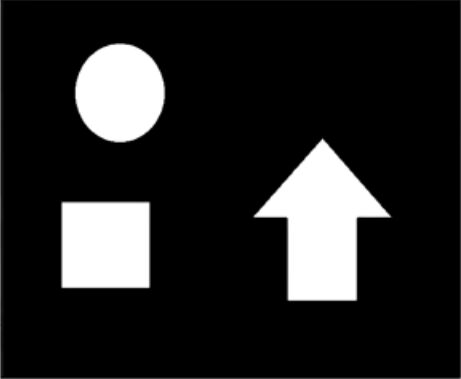
#> input picture OpenCv/其他内容/img.jpg, 461 x 379 px
$ jupyter execute '04 图像轮廓.ipynb'   (older library calls are emulated)
#> lines starting #> are read from the running program, lines starting #| are printed output that depends on the picture; after the words box and inside, x2 and y2 are one past the last pixel; in counts of white or black regions, pixels touching at a corner belong together
[cell 1]
#图像轮廓要处理的是二值图（黑白图）
#对象是白色的 背景是黑色的
import cv2
import numpy as np
import copy

[cell 2]
img=cv2.imread('img.jpg')
#> img is the input picture: shape (379, 461, 3); min 0, max 255, mean 38.1
gray=cv2.cvtColor(img,cv2.COLOR_BGR2GRAY)
ret,binary=cv2.threshold(gray,127,255,cv2.THRESH_BINARY)
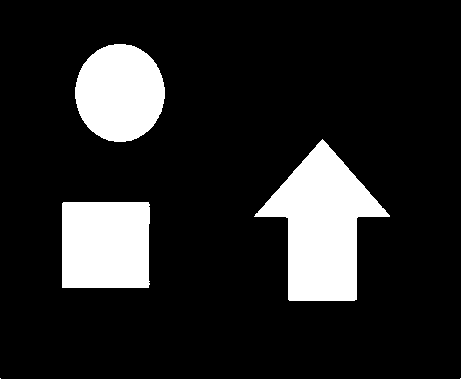
#> binary: shape (379, 461); 14.6% white; 5 white regions (2 under 20 px)
image,contours,hierarchy=cv2.findContours(binary,cv2.RETR_TREE,cv2.CHAIN_APPROX_SIMPLE)
#> contours = 5 contours, 2 with area under 20; largest, box (x1, y1, x2, y2) and area: (254, 139, 390, 301) 10960, (62, 202, 150, 288) 7332, (75, 44, 165, 142) 6769
co=img.copy()
r=cv2.drawContours(co,contours,-1,(0,0,255),1)
cv2.imshow('src',img)
cv2.imshow('dst',r)
cv2.waitKey(0)
cv2.destroyAllWindows()

[cell 3]
img=cv2.imread('img.jpg')
cv2.imshow('img',img)
gary=cv2.cvtColor(img,cv2.COLOR_BGR2GRAY)
r,b=cv2.threshold(gary,127,255,cv2.THRESH_BINARY)
image,contours,hierarchy=cv2.findContours(b,
                                         cv2.RETR_EXTERNAL,
                                         cv2.CHAIN_APPROX_SIMPLE)
n=len(contours)
#> n = 5
print(n)
#| 5
contoursimg=[]
for i in range(n):
    temp=np.zeros(img.shape,np.uint8)
    contoursimg.append(temp)
    contoursimg[i]=cv2.drawContours(
            contoursimg[i],contours,i,(255,255,255),5)
    cv2.imshow('contours['+str(i)+']',contoursimg[i])
#> this loop made 5 passes
#> pass 1, `cv2.imshow('contours['+str(i)+']',contoursimg[i])`:
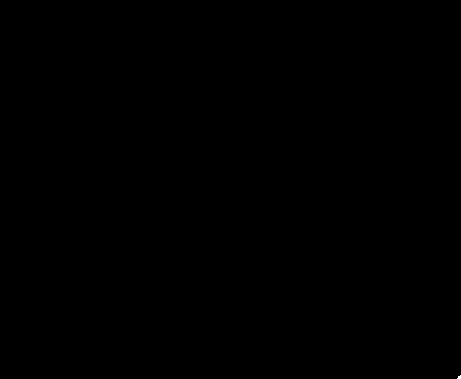
#> window 'contours[0]': shape (379, 461, 3); 0.01% white; 1 white region (1 under 20 px)
#> after the loop, contoursimg = 5 items
cv2.waitKey(0)
cv2.destroyAllWindows()

[cell 4]
#图像轮廓  针对的是二值图（黑白图） 对象是白色，背景是黑色
#先展示原图，再去循环依次展示轮廓图
import cv2
import numpy as np
img= cv2.imread('img.jpg')
gray = cv2.cvtColor(img,cv2.COLOR_BGR2GRAY)
ret, binarly = cv2.threshold(gray,127,255,cv2.THRESH_BINARY)
image,contours, hierarchy =cv2.findContours(binary,cv2.RETR_TREE, cv2.CHAIN_APPROX_SIMPLE)
#co=img.copy()
#r=cv2.drawContours(co,contours,-1,(0,0,255),1)
n=len(contours)
print(n)
#| 5
co=[]
for i in range(0,n):
    temp=np.zeros(img.shape,np.uint8)
    co.append(temp)
    co[i]=img.copy()
    co[i]=cv2.drawContours(co[i],contours,-1,(0,0,255),1)
    cv2.imshow('contours['+str(i)+']',co[i])
#> after the loop, co = 5 items
cv2.imshow("original" ,img)
#cv2.imshow("result",r)
cv2.waitKey(0)
cv2.destroyAllWindows()

[cell 5]
img= cv2.imread('img.jpg')
gray = cv2.cvtColor(img,cv2.COLOR_BGR2GRAY)
ret, binarly = cv2.threshold(gray,127,255,cv2.THRESH_BINARY)
image,contours, hierarchy =cv2.findContours(binary,cv2.RETR_TREE, cv2.CHAIN_APPROX_SIMPLE)
#co=img.copy()
#r=cv2.drawContours(co,contours,-1,(0,0,255),1)
n=len(contours)
print(n)
#| 5
co=[]
for i in range(0,n):
    co.append(img)
    co[i]=img.copy()
    co[i]=cv2.drawContours(co[i],contours,-1,(0,0,255),1)
    cv2.imshow('contours',co[i])
cv2.imshow("original" ,img)
#cv2.imshow("result",r)
cv2.waitKey(0)
cv2.destroyAllWindows()
